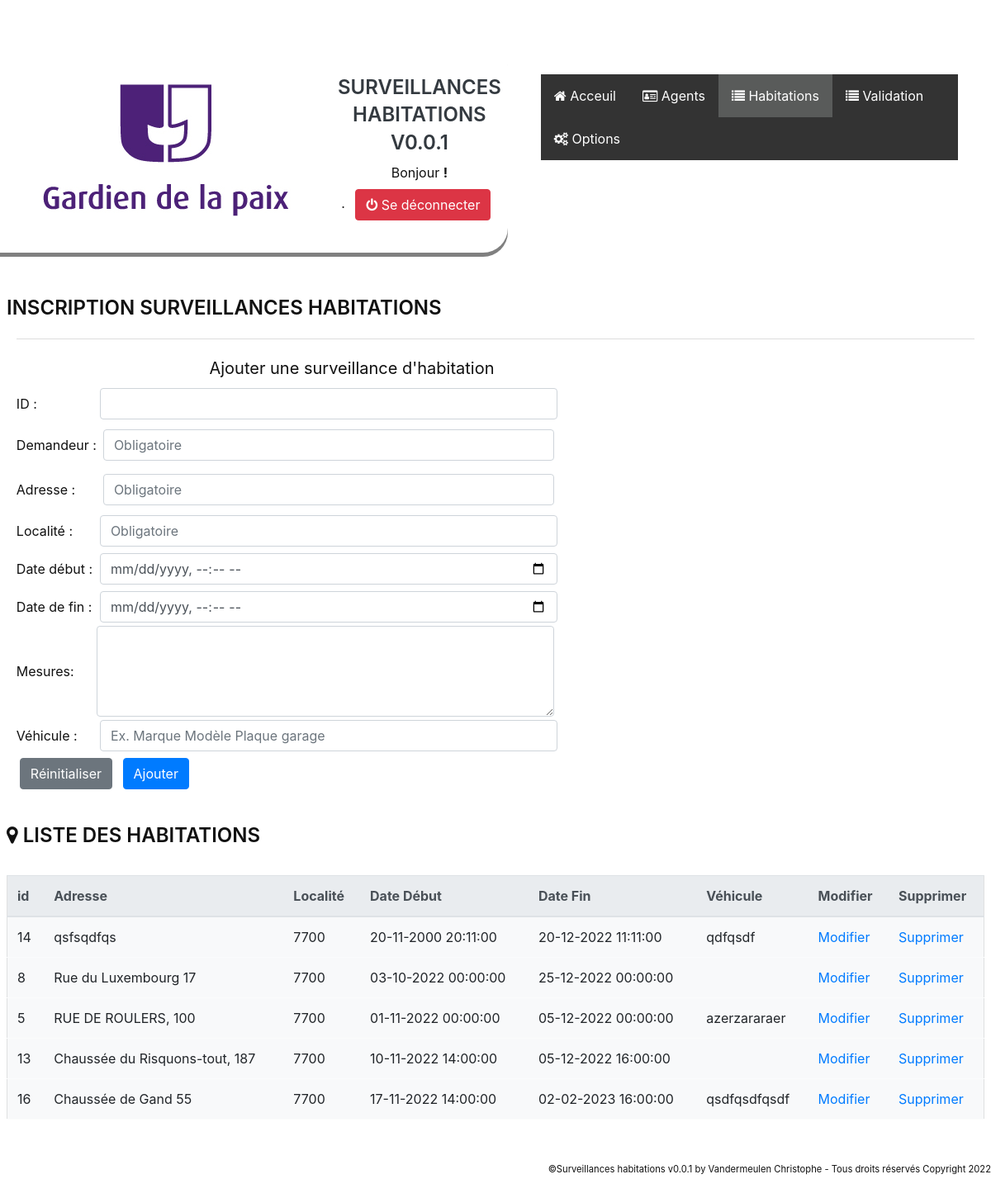
The page /habitations.php?delhabitations=5 on the database its author committed.
### tables this page shows
CREATE TABLE `habitations` (
  `id` int NOT NULL AUTO_INCREMENT,
  `adresse` varchar(45) DEFAULT NULL,
  `localite` int DEFAULT NULL,
  `demandeur` varchar(100) DEFAULT NULL,
  `datedebut` datetime DEFAULT NULL,
  `datefin` datetime DEFAULT NULL,
  `mesures` longtext,
  `vehicule` varchar(45) DEFAULT NULL,
  `googlemap` varchar(100) DEFAULT NULL,
  `dateupdate` varchar(45) DEFAULT NULL,
  PRIMARY KEY (`id`)
);

### habitations.php (the view, shortened to what this page needs)
<?php
require_once('menu.php');
$position = ($_GET['id']) ?? null;
?>
<!DOCTYPE html>
<html lang="fr">
<head>
</head>
<body>
    <div class="contenu m-2" >
    <form action="habitation_sauvegarde.php" method="POST" enctype="multipart/form-data">
        <h1>Inscription surveillances habitations </h1>
        <fieldset>
            <?php if ($position === null) : ?>
                <legend>Ajouter une surveillance d'habitation</legend>
            <?php else : ?>
                <legend>Modification d'une habitation</legend>
            <?php endif ?>
            <table>
                <div class="m-1">
                    <tr>
                        <td>
                            ID :
                        </td>
                        <td><input type="text" class="form-control m-1" name="id" value="<?= $habitation['id'] ?? '' ?>"></td>
                    </tr>
                    <tr>
                        <td>Demandeur : </td>
                        <td>
                            <div class="input-group m-1">
                                <input type="text" class="form-control m-1" maxlength="50" name="demandeur" required autofocus placeholder="Obligatoire" value="<?= $habitation['demandeur'] ?? '' ?>">
                            </div>
                        </td>
                    </tr>
                    <tr>
                        <td>Adresse : </td>
                        <td>
                            <div class="input-group m-1">
                                <input type="text" class="form-control m-1" maxlength="50" name="adresse" required placeholder="Obligatoire" value="<?= $habitation['adresse'] ?? '' ?>">
                            </div>
                        </td>
                    </tr>
                    <tr>
                        <td>Localité : </td>
                        <td><input type="number" class="form-control m-1" maxlength="10" name="localite" required placeholder="Obligatoire" value="<?= $habitation['localite'] ?? '' ?>"></td>
                    </tr>
                    <tr>
                        <td>Date début : </td>
                        <td><input type="datetime-local" class="form-control m-1" name="datedebut" value="<?= $habitation['datedebut'] ?? '' ?>"></td>
                    </tr>
                    <tr>
                        <td>Date de fin : </td>
                        <td><input type="datetime-local" class="form-control m-1" name="datefin" value="<?= $habitation['datefin'] ?? '' ?>"></td>
                    </tr>
                    <tr>
                        <td>Mesures: </td>
                            <td>
                                <textarea class="form-control" id="txtArea" name="mesures" rows="4" cols="50"><?= $habitation['mesures'] ?? '' ?></textarea>
                            </td>
                    </tr>
                    <tr>
                        <td>Véhicule : </td>
                        <td><input type="text" class="form-control m-1" maxlength="50" name="vehicule" placeholder="Ex. Marque Modèle Plaque garage" value="<?= $habitation['vehicule'] ?? '' ?>"></td>
                    </tr>
                    <table>
                        <tr>
                            <td>
                                <input type="reset" name="bInit" value="Réinitialiser" class="btn btn-secondary m-1" />
                            </td>
                            <td>
                                &nbsp;<input type="submit" name="bAjouthabitation" value="<?= $position ? "Modifier" : "Ajouter" ?>" class="btn btn-primary m-1">
                            </td>
                        </tr>
                    </table>
        </fieldset>
    </form>
<div class="right_Side">
<h1><i class="fa fa-map-marker" aria-hidden="true"></i> Liste des habitations </h1><br>
<table border="1" class="table table-light">
<thead class="thead-light">
                                <tr>
                                <th>id</th>
                                <th>Adresse</th>
                                <th>Localité</th>
                                <th>Date Début</th>
                                <th>Date Fin</th>
                                <th>Véhicule</th>
                                <th>Modifier</th>
                                <th>Supprimer</th>
                                    </tr>
                                </thead>
                                <?php
    $requetesql = "select*, DATE_FORMAT(datedebut,'%d-%m-%Y %H:%i:%s') as datededébut, DATE_FORMAT(datefin,'%d-%m-%Y %H:%i:%s') as datedefin from gdp.habitations where datedebut <= now() and datefin >= now() order by datedebut asc";
    $listehabitations = $db->query($requetesql) or die(print_r($db->errorInfo()));
    while ($habitation = $listehabitations->fetch()) {
        echo '<tr>';
        echo '<td>' . $habitation['id'] . '</td>';
        echo '<td>' . $habitation['adresse'] . '</td>';
        echo '<td>' . $habitation['localite'] . '</td>';
        echo '<td>' . $habitation['datededébut'] . '</td>';
        echo '<td>' . $habitation['datedefin'] . '</td>';
        echo '<td>' . $habitation['vehicule'] . '</td>';
        echo '<td><a href="habitations.php?id=' . $habitation['id'] . '">Modifier</a></td>';
        echo '<td><a onclick="return confirm(\'Voulez-vous vraiment supprimer cet élement ?\')" href="habitations.php?delhabitations=' . $habitation['id'] . ' " >Supprimer</a></td></tr>';
    }
    echo '</table><br><br><br>';
    if (!empty(isset($_GET['delhabitations']))) {
        exit;
    }
    ?>

### css/style.css (style rules this page uses)
* { margin: 0; padding: 0; box-sizing: border-box; }
body { color: #111; }
h1 { font-size: 1.5em; margin-top: 20px; text-transform: uppercase; font-weight: 600; line-height: 1.4em; color: #111; }
fieldset { display: block; margin: 20px 1%; margin-bottom: 20px; padding: 0 auto; padding: 15px 0; border: 0; border-top: 1px solid #DDD; width: 98%; }
body { display: absolute; vertical-align: middle; }
legend { display: table; min-width: 0px; max-width: 70%; position: relative; margin: auto; padding: 5px 20px; color: #111; font-size: 20px; text-align: center; }

### rows shown on the page
habitations: id "14", adresse "qsfsqdfqs", localite "7700", datededébut "20-11-2000 20:11:00", datedefin "20-12-2022 11:11:00", vehicule "qdfqsdf"
habitations: id "8", adresse "Rue du Luxembourg 17", localite "7700", datededébut "03-10-2022 00:00:00", datedefin "25-12-2022 00:00:00"
habitations: id "5", adresse "RUE DE ROULERS, 100", localite "7700", datededébut "01-11-2022 00:00:00", datedefin "05-12-2022 00:00:00", vehicule "azerzararaer"
habitations: id "13", adresse "Chaussée du Risquons-tout, 187", localite "7700", datededébut "10-11-2022 14:00:00", datedefin "05-12-2022 16:00:00"
habitations: id "16", adresse "Chaussée de Gand 55", localite "7700", datededébut "17-11-2022 14:00:00", datedefin "02-02-2023 16:00:00", vehicule "qsdfqsdfqsdf"

### other values the page prints
$version "0.0.1"
$titre "Acceuil Agents Habitations Validation Options"
